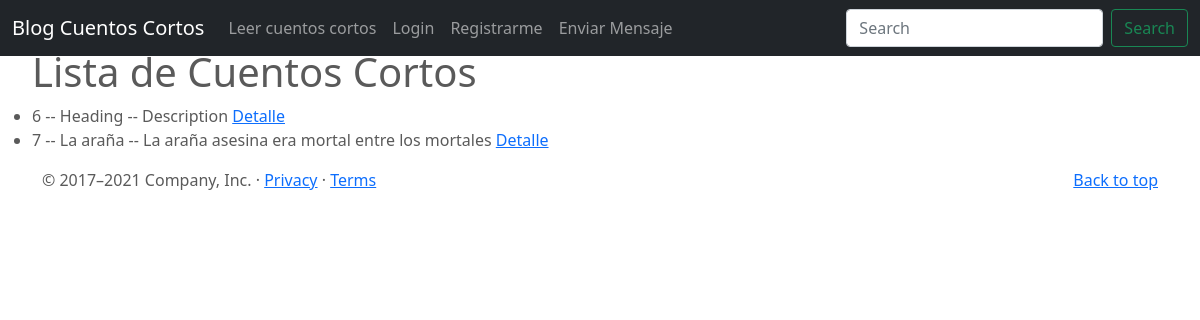
The page /post/list on the database as committed earlier.
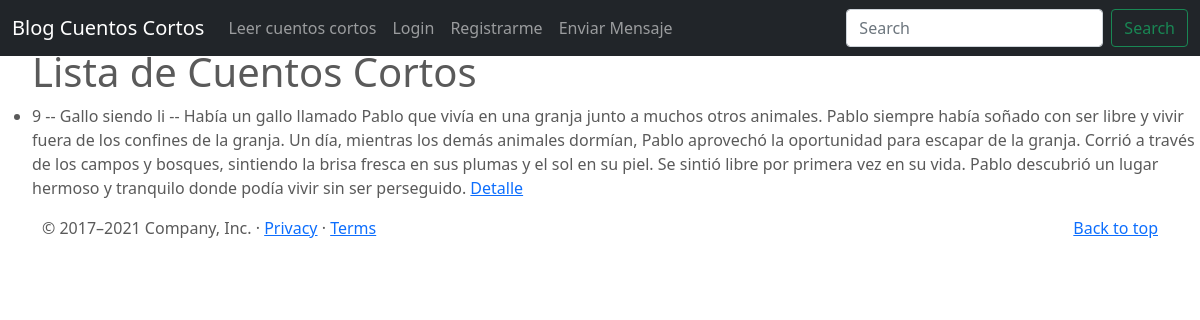
The same page on the database as committed later.
### blog_cc/models.py (models this page shows)
class Post(models.Model):
    carousel_caption_title = models.CharField(max_length=30)
    carousel_caption_description =  models.CharField(max_length=80)
    heading = models.CharField(max_length=15)
    description = models.CharField(max_length=500)
    publisher = models.ForeignKey(to=User, on_delete=models.CASCADE, related_name="publisher")
    imagen = models.ImageField(upload_to="posts", null=True, blank=True)
    creado_el = models.DateTimeField(auto_now_add = True)
    def __str__(self):
        return f"{self.id} -- {self.heading} -- {self.description}"

### blog_cc/views.py (the view)
# urls.py: path('post/list', PostList.as_view(), name="post-list"),
class PostList(ListView):
    model = Post
    context_object_name = "posts"

### blog_cc/templates/blog_cc/post_list.html (shortened to what this page needs)
{% extends "blog_cc/base.html" %}
{% block main %}<ul>
    <h1> Lista de Cuentos Cortos</h1>
    {% for post in object_list  %}
    <li>
        {{post}}
        <a href="{% url 'post-detail' post.id %}" > Detalle</a>
    </li>
    {% endfor %}
    </ul>
{% endblock %}

### blog_cc/templates/blog_cc/base.html (shortened to what this page needs)
<!DOCTYPE html>
<html lang="en">
<head>
    {% load static %}
<link href="{% static 'blog_cc/css/bootstrap.min.css' %}" rel="stylesheet">
    <link href="{% static 'blog_cc/css/carousel.css' %}" rel="stylesheet">
</head>
  <body>
    <header>
      <nav class="navbar navbar-expand-md navbar-dark fixed-top bg-dark">
        <div class="container-fluid">
          <a class="navbar-brand" href="{% url 'index' %}">Blog Cuentos Cortos</a>
          <div class="collapse navbar-collapse" id="navbarCollapse">
            <ul class="navbar-nav me-auto mb-2 mb-md-0">
              <li class="nav-item">
                <a class="nav-link" href="{% url 'post-list' %}">Leer cuentos cortos</a>
              </li>
              {% if user.is_authenticated %}
                <li class="nav-item">
                  <a class="nav-link" href="{% url 'logout' %}"> {{user.username}} | Logout</a>
                </li>
                <li class="nav-item">
                  <a class="nav-link" href="{% url 'mensaje-list' %}">Ver mis mensajes</a>
                </li>
                <li class="nav-item">
                  <a class="nav-link active" aria-current="page" href="{% url 'post-create' %}">Nuevo Post</a>
                </li>
                <li class="nav-item">
                  <a class="nav-link active" aria-current="page" href="{% url 'profile-create'%}">Mi perfil</a>
                </li>
              {% else %}
                <li class="nav-item">
                  <a class="nav-link" href="{% url 'login' %}">Login</a>
                </li>
                <li class="nav-item">
                  <a class="nav-link" href="{% url 'signup' %}">Registrarme</a>
                </li>
              {% endif %}
                <li class="nav-item">
                  <a class="nav-link" href="{% url 'mensaje-create' %}">Enviar Mensaje</a>
                </li>
            </ul>
            <form class="d-flex">
              <input class="form-control me-2" type="search" placeholder="Search" aria-label="Search">
              <button class="btn btn-outline-success" type="submit">Search</button>
            </form>
          </div>
        </div>
      </nav>
    </header>
    {% block main %}
    {% endblock %}
  <footer class="container">
    <p class="float-end"><a href="https://getbootstrap.com/docs/5.0/examples/carousel/#">Back to top</a></p>
    <p>© 2017–2021 Company, Inc. · <a href="https://getbootstrap.com/docs/5.0/examples/carousel/#">Privacy</a> · <a href="https://getbootstrap.com/docs/5.0/examples/carousel/#">Terms</a></p>
  </footer>
  </body>
</html>

### blog_cc/static/blog_cc/css/carousel.css (style rules this page uses)
body { padding-top: 3rem; padding-bottom: 3rem; color: #5a5a5a; }

Rows that differ between the two databases and show on the page:
removed Post: id+heading+description "6 -- Heading -- Description"
removed Post: id+heading+description "7 -- La araña -- La araña asesina era mortal entre los mortales"
added Post: id+heading+description "9 -- Gallo siendo li -- Había un gallo llamado Pablo que vivía en una granja junto a muchos otros animales. Pablo siempre había soñado con ser libre y vivir fuera de los confines de la granja. Un día, mientras los demás animales dormían, Pablo aprovechó la oportunidad para escapar de la granja. Corrió a través de los campos y bosques, sintiendo la brisa fresca en sus plumas y el sol en su piel. Se sintió libre por primera vez en su vida. Pablo descubrió un lugar hermoso y tranquilo donde podía vivir sin ser perseguido."
